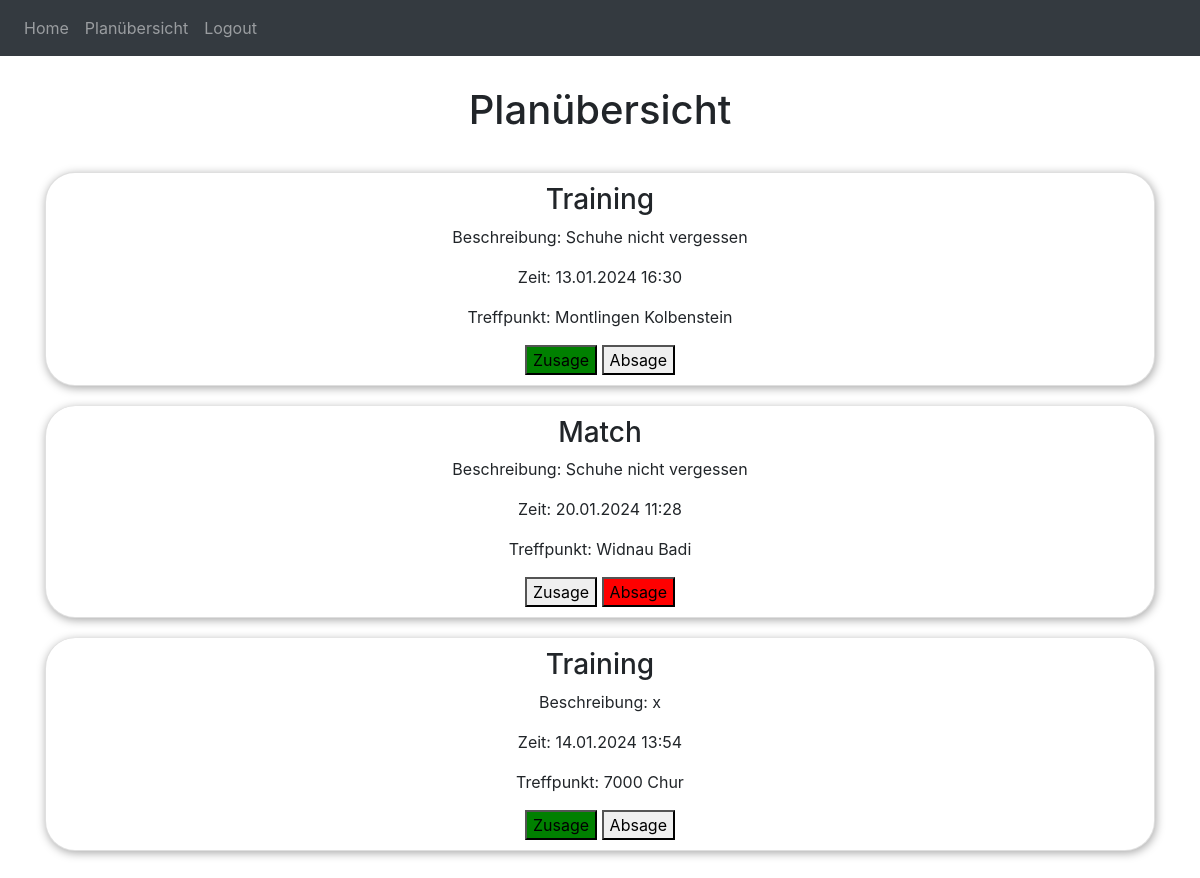
/uebersicht (signed in), run on the app's committed database.
### website/models.py (models this page shows)
class Event(db.Model):
    id = db.Column(db.Integer, primary_key=True) # Eindeutige ID für jeden User
    location = db.Column(db.String(100))  # Ortschaft des Trainings/Spiels
    description = db.Column(db.String(255))
    event_type = db.Column(db.String(50))  # 'Training' oder 'Match'
    event_time = db.Column(db.DateTime(timezone=True), default=func.now())  # Zeitpunkt des Trainings/Spiels
    user_id = db.Column(db.Integer, db.ForeignKey('user.id'))  # ID des Trainers oder Erstellers
    zusagen = db.relationship('Zusage', back_populates='event')

### website/views.py (the view)
@views.route('/uebersicht')
@login_required
def uebersicht():
    events = current_user.events
    return render_template("events.html", events=events)

### website/templates/events.html (shortened to what this page needs)
{% extends "base.html" %}
{% block content %}
<h1 class="main-header">Planübersicht</h1>
<ul class="list-group">
  {% for event in events %}
  <li class="list-group-item">
    <h3>{{ event.event_type }}</h3>
    <p>Beschreibung: {{ event.description }}</p>
    <p>Zeit: {{ event.event_time.strftime('%d.%m.%Y %H:%M') }}</p>
    <p>Treffpunkt: {{ event.location }}</p>
    {% set green_class = '' %}
    {% set red_class = '' %}
    {% if event.zusagen | length >0 %}
    {% if event.zusagen[0].status == "zusage"%}
    {% set green_class = "green" %}
    {% else %}
    {% set red_class = "red" %}
    {% endif %}
    {% endif %}
    <button onclick="sendResponse('{{ event.id }}', 'zusage')" class="{{green_class}}">Zusage</button>
    <button onclick="sendResponse('{{ event.id }}', 'absage')" class="{{red_class}}">Absage</button>
  </li>
  {% endfor %}
</ul>
{% endblock %}

### website/templates/base.html (shortened to what this page needs)
<!DOCTYPE html>
<main>
<head>
    <link
    rel="stylesheet"
    href="https://stackpath.bootstrapcdn.com/bootstrap/4.4.1/css/bootstrap.min.css"
  />
  <link
    rel="stylesheet"
    href="https://stackpath.bootstrapcdn.com/font-awesome/4.7.0/css/font-awesome.min.css"
  />
  <link rel="stylesheet" href="{{url_for('static', filename='styles.css')}}">
</head>
<body>
    <nav class="navbar navbar-expand-lg navbar-dark bg-dark">
        <div class="collapse navbar-collapse" id="navbar">
          <div class="navbar-nav">
            {% if current_user.is_authenticated %}
            <a class="nav-item nav-link" id="home" href="/">Home</a>
            <a class="nav-item nav-link" id="uebersicht" href="{{ url_for('views.uebersicht') }}">Planübersicht</a>
            <a class="nav-item nav-link" id="logout" href="/logout">Logout</a>
            {% else %}
            <a class="nav-item nav-link" id="login" href="/login">Login</a>
            <a class="nav-item nav-link" id="signUp" href="/sign-up">Sign Up</a>
            {% endif %}
          </div>
        </div>
      </nav>
      <div class="container">{% block content %} {% endblock %}</div>
    </body>
</html>

### website/static/styles.css (style rules this page uses)
.main-header { text-align: center; padding-top: 30px; padding-bottom: 30px; }
.green { background-color: green; }
.red { background-color: red; }
.list-group { margin-bottom: 10px; }
.list-group-item { text-align: center; padding-top: 10px; padding-bottom: 10px; border-radius: 30px !important; box-shadow: rgba(0, 0, 0, 0.35) 1px 2px 10px; margin-bottom: 20px; }

### data on the page
Event: event_type "Training", description "Schuhe nicht vergessen", event_time "13.01.2024 16:30", location "Montlingen Kolbenstein"
Event: event_type "Match", description "Schuhe nicht vergessen", event_time "20.01.2024 11:28", location "Widnau Badi"
Event: event_type "Training", description "x", event_time "14.01.2024 13:54", location "7000 Chur"
